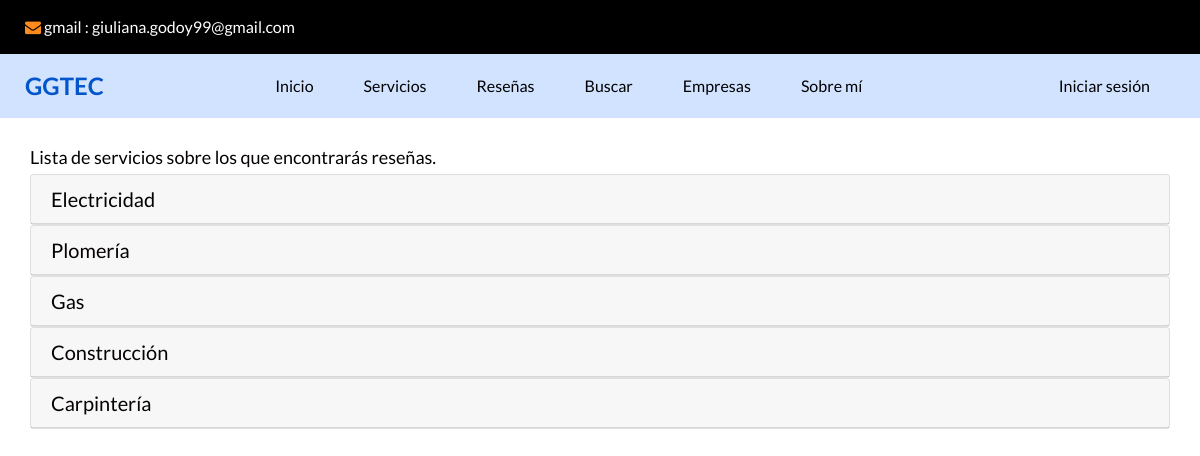
The app's page /servicios/ with its own data.
### GGTec/models.py (models this page shows, shortened)
class Servicio(models.Model):  #Servicios técnicos
    name = models.CharField(verbose_name="Servicios", max_length=15)
    created = models.DateTimeField(auto_now_add=True)
    updated = models.DateTimeField(auto_now=True)
    class Meta:
        verbose_name = "Servicio"
        verbose_name_plural = "Servicios"

### GGTec/views.py (the view)
# urls.py: path('servicios/', ListaServicios.as_view(), name = 'Servicios' ),
class ListaServicios(ListView):
    model = Servicio
    def get_context_data(self, **kwargs):
        contexto = super().get_context_data(**kwargs)
        contexto['titulo'] = "Lista de servicios sobre los que encontrarás reseñas."
        return contexto

### GGTec/templates/GGTec/servicio_list.html (shortened to what this page needs)
{% extends "ggtec/base.html" %}
{% load static %}
{% block content %}
<main role="main" class="container"><br>
  <h3>{{ titulo }}</h3>
  {% if servicio_list %}
      <div class="list-group">
      {% for servicio in servicio_list %}
          <div class="card">
            <h5 class="card-header">{{ servicio.name }} </h5>
          </div>
      {% endfor %}
      </div>
  {% endif %}
</main>
{% endblock %}

### GGTec/static/ggtec/css/style.css (style rules this page uses)
body { font-family: 'Lato', sans-serif; color: #040000; }

### GGTec/static/ggtec/css/styles.css (style rules this page uses)
h3 { font-size: 18px; margin: 5px 0; }

### GGTec/static/ggtec/css/responsive.css (style rules this page uses)
@media (min-width: 1200px) { .container { max-width: 1170px; } }

### records on screen
Servicio: name "Electricidad"
Servicio: name "Plomería"
Servicio: name "Gas"
Servicio: name "Construcción"
Servicio: name "Carpintería"

### other values on screen
{{ titulo }} "Lista de servicios sobre los que encontrarás reseñas."
